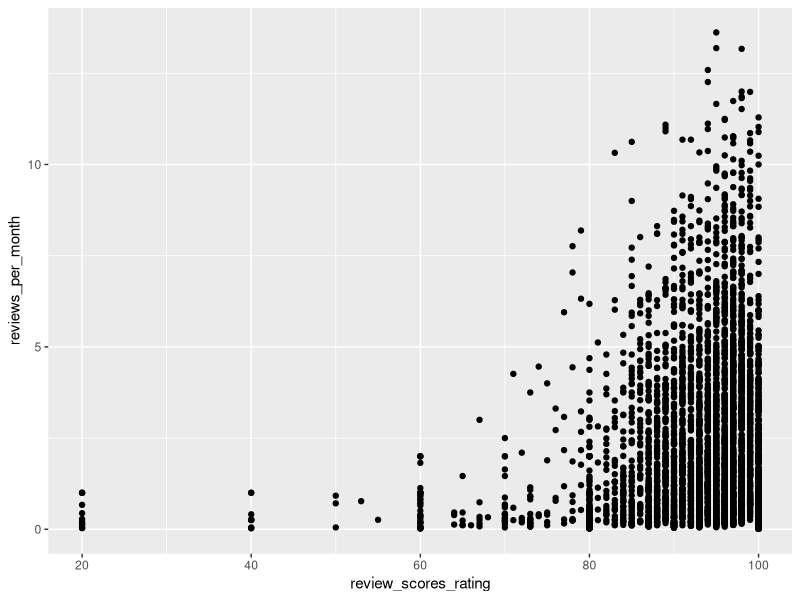
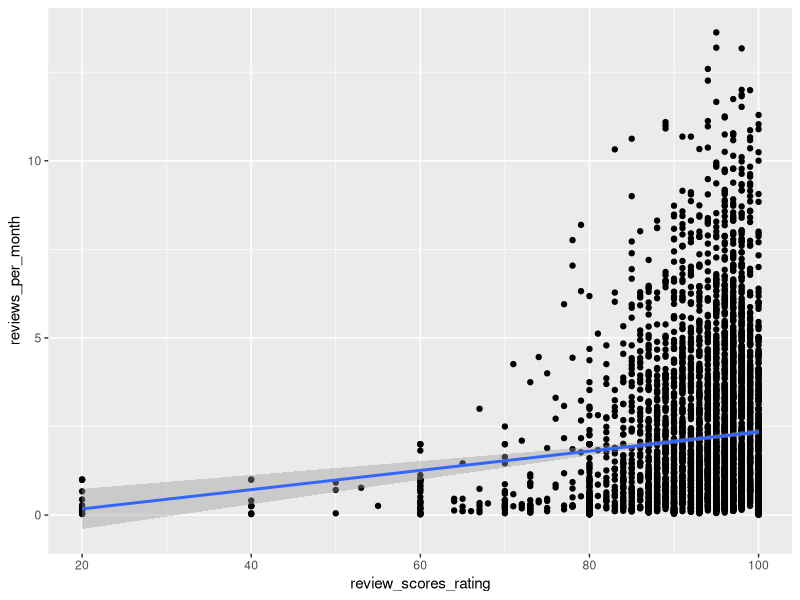
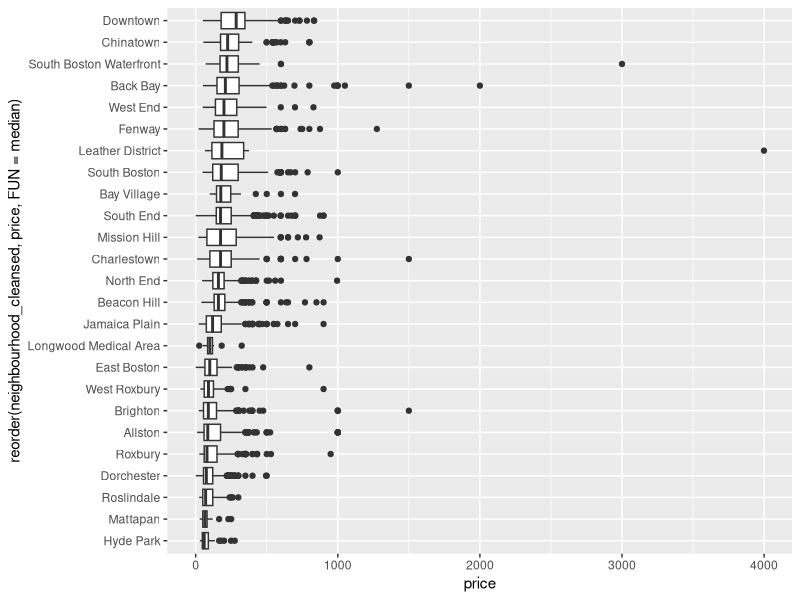
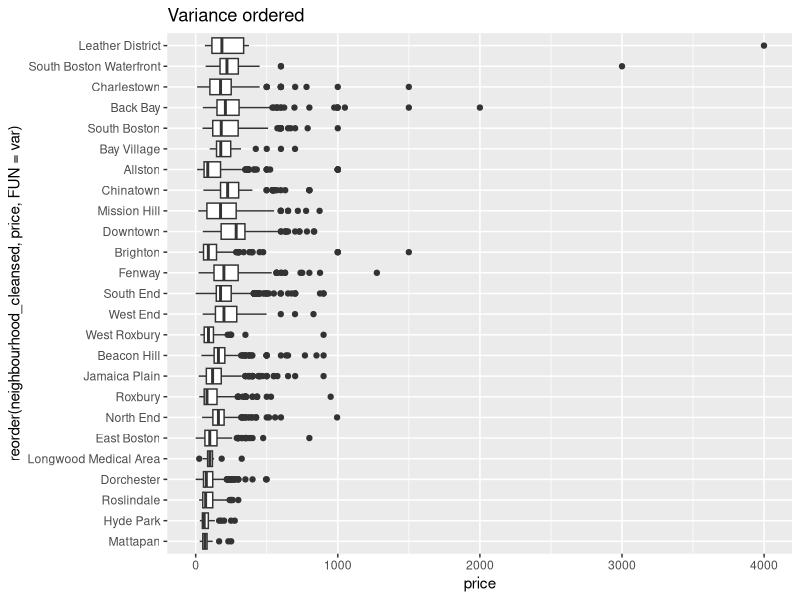
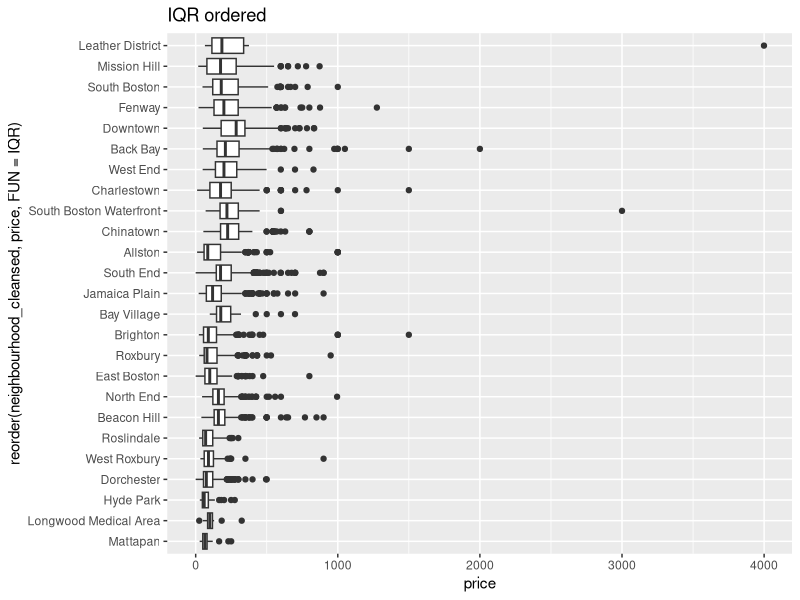
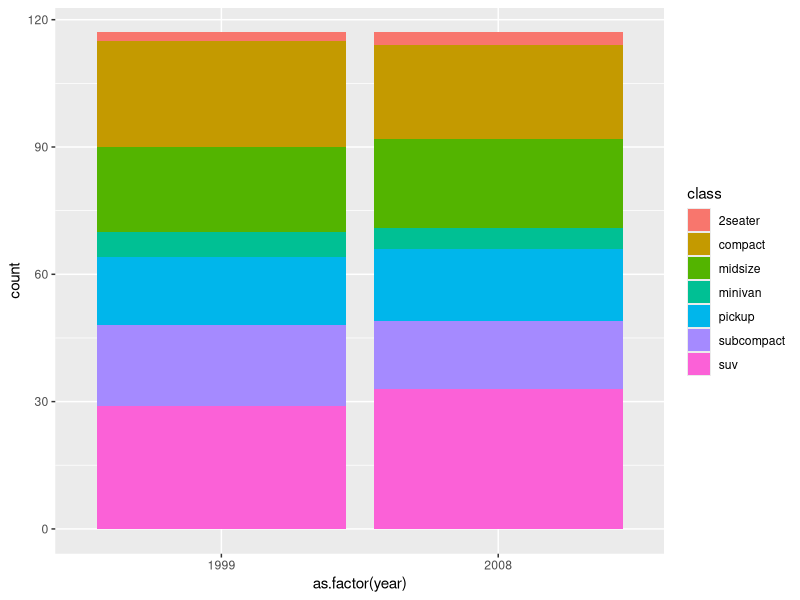
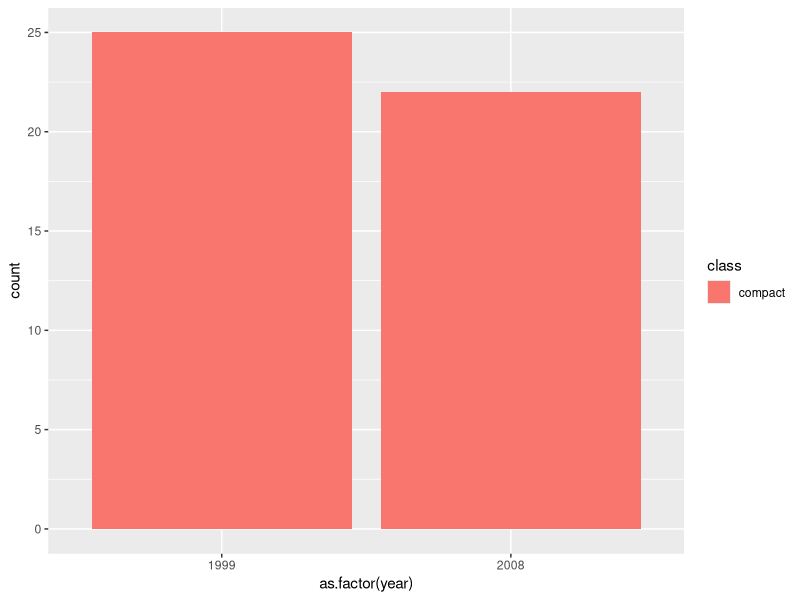
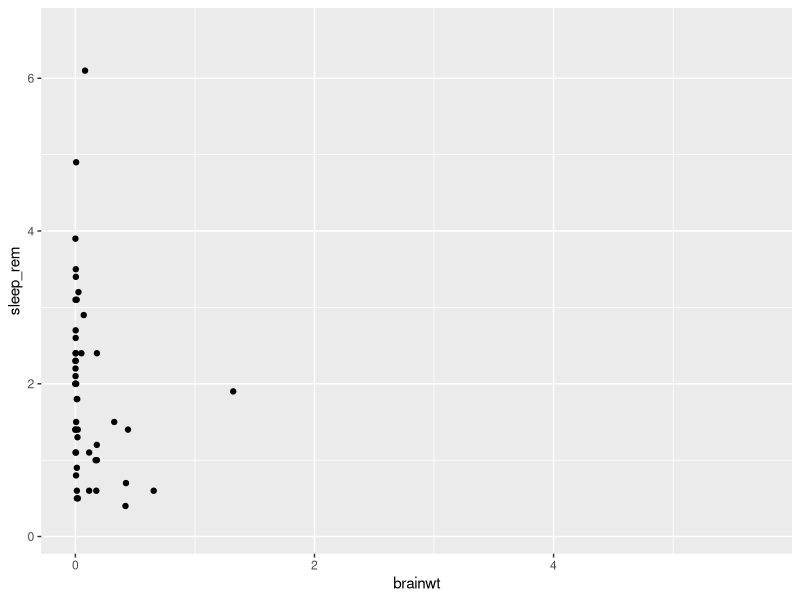

R code for these plots, in order:
## ---- chunk 1
knitr::opts_chunk$set(echo = TRUE)
## ---- chunk 2
# Load the tidyverse package.
library(tidyverse) 

# Read in the data and store it as a data frame object called "listings".
listings <- read_csv("data/Boston_listings.csv")

## ---- chunk 3
ggplot(listings, aes(x=review_scores_rating, y=reviews_per_month)) + 
  geom_point()
## ---- chunk 4
ggplot(listings, aes(x=review_scores_rating, y=reviews_per_month)) + 
  geom_point() + 
  geom_smooth(method="lm")
## ---- chunk 5
ggplot(listings,aes(x=reorder(neighbourhood_cleansed, price, FUN = median),
                    y=price)) +
  geom_boxplot() + coord_flip()
## ---- chunk 6
#Variance
ggplot(listings,aes(x=reorder(neighbourhood_cleansed, price, FUN = var),
                    y=price)) +
  geom_boxplot() + coord_flip()+
  ggtitle("Variance ordered")

#IQR
ggplot(listings,aes(x=reorder(neighbourhood_cleansed, price, FUN = IQR),
                    y=price)) +
  geom_boxplot() + coord_flip()+
  ggtitle("IQR ordered")
## ---- chunk 7
data(mpg)
#?mpg
table(mpg$class)
table(mpg$year)
## ---- chunk 8
ggplot(mpg,aes(x=as.factor(year),fill=class)) + geom_bar()
## ---- chunk 9
mpg %>% filter(class == "compact") %>% 
  ggplot(aes(x=as.factor(year),fill=class)) + geom_bar()
## ---- chunk 10
data(msleep)
#?msleep
summary(msleep$brainwt)
summary(msleep$sleep_rem)
## ---- chunk 11
ggplot(data=msleep, aes(x=brainwt, y=sleep_rem))+
  geom_point()
## ---- chunk 12
ggplot(data=msleep, aes(x=brainwt/bodywt, y=sleep_rem/sleep_total))+
  geom_point()+
  geom_smooth(method="lm")
